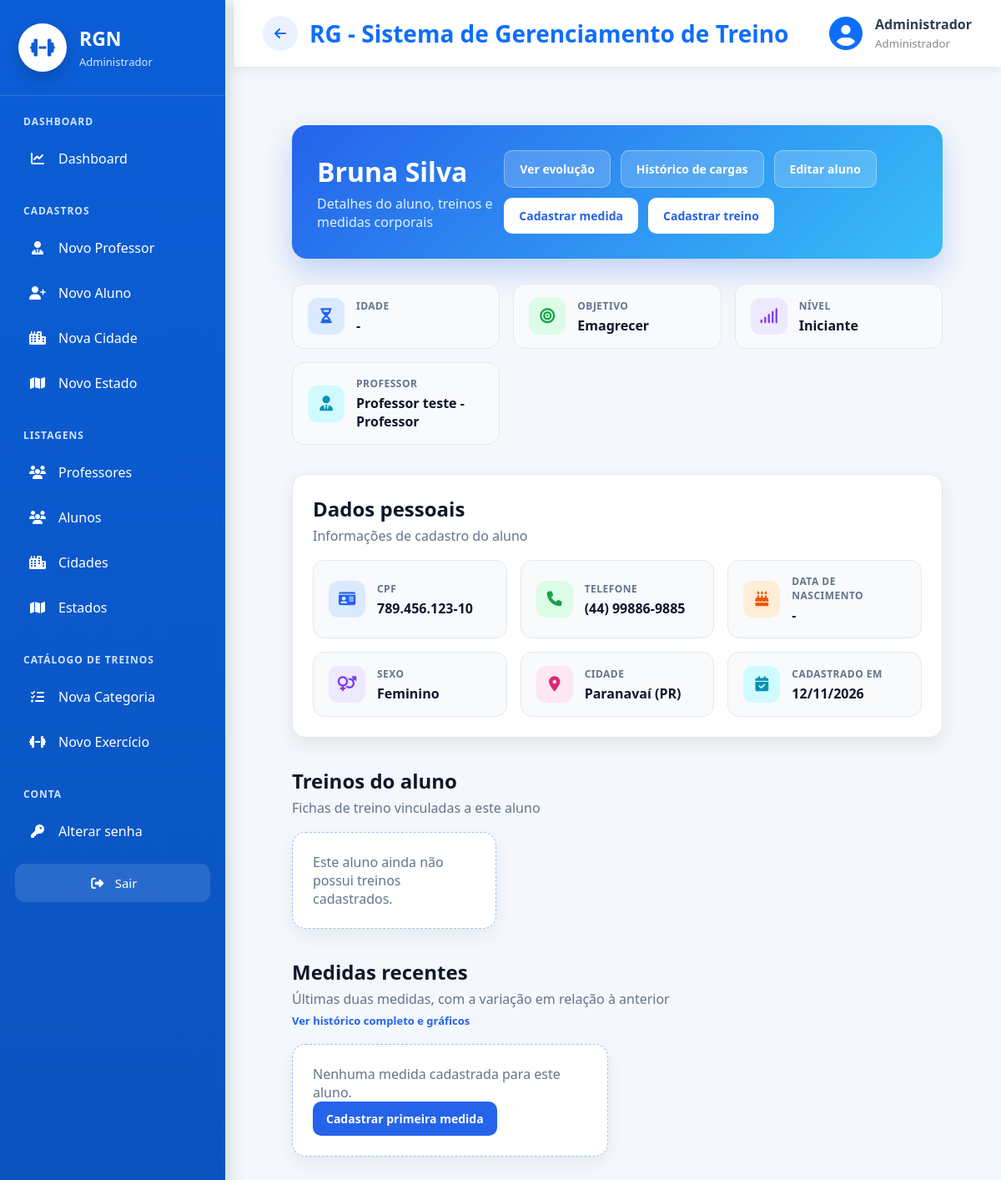
Before: /cadastros/detalhe/aluno/8/ (signed in) with the older database file.
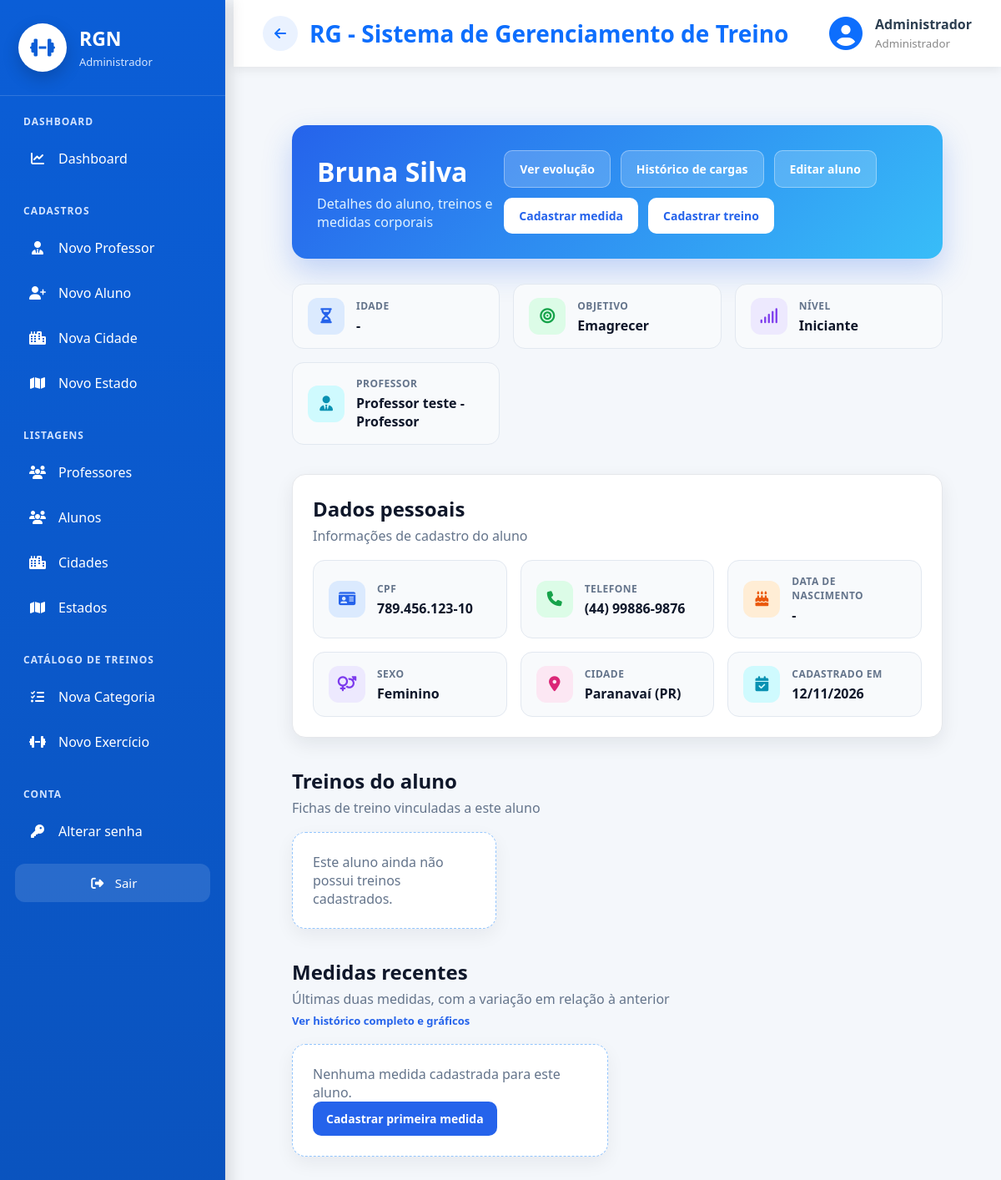
After: the same page with the newer database file.
### cadastros/models.py (models this page shows, shortened)
class Auditoria(models.Model):
    cadastrado_em = models.DateTimeField(auto_now_add=True, verbose_name="Cadastrado em")
    atualizado_em = models.DateTimeField(auto_now=True, verbose_name="Atualizado em")
    class Meta:
        abstract = True

class Pessoa(Auditoria):
    TIPO_CHOICES = [
        ('ALUNO', 'Aluno'),
        ('PROFESSOR', 'Professor'),
        ('ADMINISTRADOR', 'Administrador')
    ]
    SEXO_CHOICES = [
        ('M', 'Masculino'),
        ('F', 'Feminino'),
        ('O', 'Outro'),
    ]
    NIVEL_CHOICES = [
        (1, 'Iniciante'),
        (2, 'Intermediário'),
        (3, 'Avançado'),
    ]
    tipo = models.CharField(max_length=20, choices=TIPO_CHOICES, verbose_name="Tipo de Pessoa")
    nome = models.CharField(max_length=50, verbose_name="Nome")
    data_nascimento = models.DateField(verbose_name="Data de nascimento",null=True,blank=True,validators=[validar_data_nascimento],)
    cpf = models.CharField(max_length=11, unique=True, verbose_name="CPF")
    telefone = models.CharField(max_length=15, verbose_name="Telefone")
    objetivo = models.TextField(verbose_name="Objetivo", null=True, blank=True)
    sexo = models.CharField(max_length=20, choices=SEXO_CHOICES, verbose_name="Sexo", null=True, blank=True)
    nivel = models.IntegerField(choices=NIVEL_CHOICES, verbose_name="Nível", null=True, blank=True)
    cidade = models.ForeignKey(Cidade, on_delete=models.PROTECT)
    professor = models.ForeignKey("self", on_delete=models.PROTECT, related_name="alunos", limit_choices_to={"tipo": "PROFESSOR"}, null=True, blank=True)
    usuario = models.OneToOneField("auth.User", on_delete=models.CASCADE, related_name="pessoa_usuario")
    precisa_trocar_senha = models.BooleanField(default=False, verbose_name="Precisa trocar a senha")
    def __str__(self):
        return f"{self.nome} - {self.get_tipo_display()}"
    @property
    def idade(self):
        if not self.data_nascimento:
            return None
        hoje = timezone.localdate()
        ja_fez_aniversario = (hoje.month, hoje.day) >= (
            self.data_nascimento.month, self.data_nascimento.day
        )
        return hoje.year - self.data_nascimento.year - (0 if ja_fez_aniversario else 1)
    @property
    def cpf_formatado(self):
        c = self.cpf or ''
        if len(c) != 11:
            return c
        return f"{c[:3]}.{c[3:6]}.{c[6:9]}-{c[9:]}"
    @property
    def telefone_formatado(self):
        t = ''.join(ch for ch in (self.telefone or '') if ch.isdigit())
        if len(t) == 11:
            return f"({t[:2]}) {t[2:7]}-{t[7:]}"
        if len(t) == 10:
            return f"({t[:2]}) {t[2:6]}-{t[6:]}"
        return self.telefone or ''

class Cidade(Auditoria):
    nome = models.CharField(max_length=50, verbose_name="Nome da Cidade")
    estado = models.ForeignKey(Estado, on_delete=models.PROTECT)
    def __str__(self):
        return "{} ({})".format(self.nome, self.estado.sigla)

class Estado(Auditoria):
    nome = models.CharField(max_length=50, verbose_name="Nome do Estado")
    sigla = models.CharField(max_length=2, verbose_name="Sigla")

### cadastros/views.py (the view)
# urls.py: path('detalhe/aluno/<int:pk>/', PessoaDetail.as_view(), name='detalhe-aluno'),
class PessoaDetail(SomenteDoMeuAlunoMixin, LoginRequiredMixin, GroupRequiredMixin, DetailView):
    campo_aluno = "pk"
    login_url = reverse_lazy('login')
    model = Pessoa
    context_object_name = "aluno"
    template_name = "cadastros/detalhe_aluno.html"
    group_required = ["Professor", "Administrador"]
    def get_context_data(self, **kwargs):
        context = super().get_context_data(**kwargs)
        context["treinos"] = Treino.objects.filter(aluno=self.object)
        medidas = list(
            Medidas.objects.filter(aluno=self.object).order_by("-data_medida", "-id")[:2]
        )
        for medida in medidas:
            medida.variacoes = {}
        if len(medidas) == 2:
            medidas[0].variacoes = calcular_variacoes(medidas[0], medidas[1])
        context["medidas"] = medidas
        return context

### cadastros/permissoes.py (called while the page is built, shortened)
def eh_admin(user):
    return user.is_superuser or user.groups.filter(name="Administrador").exists()

def alunos_do_usuario(user):
    if eh_admin(user):
        return Pessoa.objects.filter(tipo="ALUNO")

    def get_queryset(self):
        return super().get_queryset().filter(
            **{f"{self.campo_aluno}__in": alunos_do_usuario(self.request.user)}
        )

### cadastros/templates/cadastros/detalhe_aluno.html (shortened to what the changed rows need)
{% extends 'modelo.html' %}
{% load static %}
{% block css %}
<link rel="stylesheet" href="{% static 'css/cadastros/detalhe_aluno.css' %}">
{% endblock %}
{% block main %}
<div class="aluno-detalhe">
    <div class="aluno-header">
        <div>
            <h2>{{ aluno.nome }}</h2>
            <p>Detalhes do aluno, treinos e medidas corporais</p>
        </div>
    </div>
    <ul class="kpi-grid">
        <li class="kpi-card kpi-verde">
            <div class="kpi-conteudo">
                <span class="kpi-rotulo">Objetivo</span>
                <strong class="kpi-valor">{{ aluno.objetivo|default:"-" }}</strong>
            </div>
        </li>
        <li class="kpi-card kpi-roxo">
            <div class="kpi-conteudo">
                <span class="kpi-rotulo">Nível</span>
                <strong class="kpi-valor">{{ aluno.get_nivel_display|default:"-" }}</strong>
            </div>
        </li>
        <li class="kpi-card kpi-ciano">
            <div class="kpi-conteudo">
                <span class="kpi-rotulo">Professor</span>
                <strong class="kpi-valor">{{ aluno.professor|default:"-" }}</strong>
            </div>
        </li>
    </ul>
    <div class="dados-pessoais">
        <ul class="kpi-grid">
            <li class="kpi-card kpi-azul">
                <div class="kpi-conteudo">
                    <span class="kpi-rotulo">CPF</span>
                    <strong class="kpi-valor">{{ aluno.cpf_formatado|default:"-" }}</strong>
                </div>
            </li>
            <li class="kpi-card kpi-verde">
                <div class="kpi-conteudo">
                    <span class="kpi-rotulo">Telefone</span>
                    <strong class="kpi-valor">{{ aluno.telefone_formatado|default:"-" }}</strong>
                </div>
            </li>
            <li class="kpi-card kpi-laranja">
                <div class="kpi-conteudo">
                    <span class="kpi-rotulo">Data de nascimento</span>
                    <strong class="kpi-valor">{{ aluno.data_nascimento|date:"d/m/Y"|default:"-" }}</strong>
                </div>
            </li>
            <li class="kpi-card kpi-roxo">
                <div class="kpi-conteudo">
                    <span class="kpi-rotulo">Sexo</span>
                    <strong class="kpi-valor">{{ aluno.get_sexo_display|default:"-" }}</strong>
                </div>
            </li>
            <li class="kpi-card kpi-rosa">
                <div class="kpi-conteudo">
                    <span class="kpi-rotulo">Cidade</span>
                    <strong class="kpi-valor">{{ aluno.cidade|default:"-" }}</strong>
                </div>
            </li>
            <li class="kpi-card kpi-ciano">
                <div class="kpi-conteudo">
                    <span class="kpi-rotulo">Cadastrado em</span>
                    <strong class="kpi-valor">{{ aluno.cadastrado_em|date:"d/m/Y" }}</strong>
                </div>
            </li>
        </ul>
    </div>
</div>
{% endblock %}

Changed rows visible on the page:
changed Pessoa "Bruna Silva": telefone_formatado "(44) 99886-9885" → "(44) 99886-9876"
